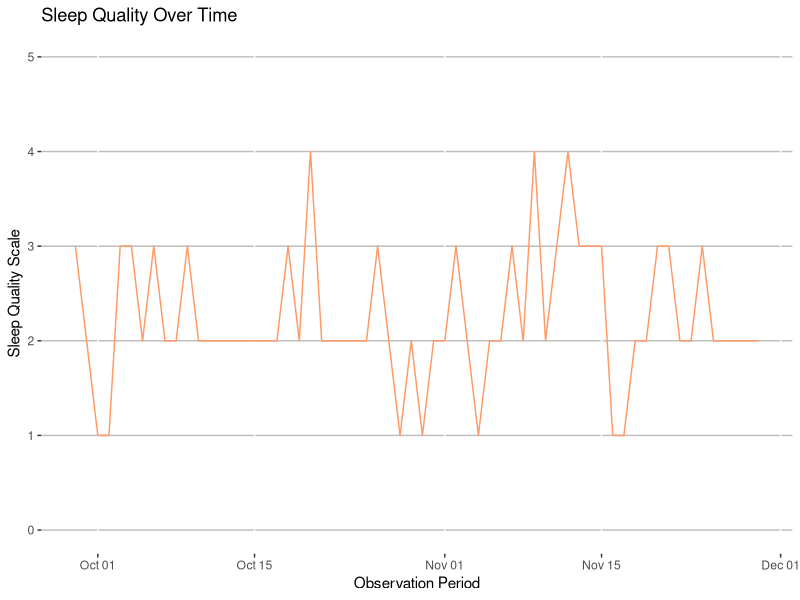
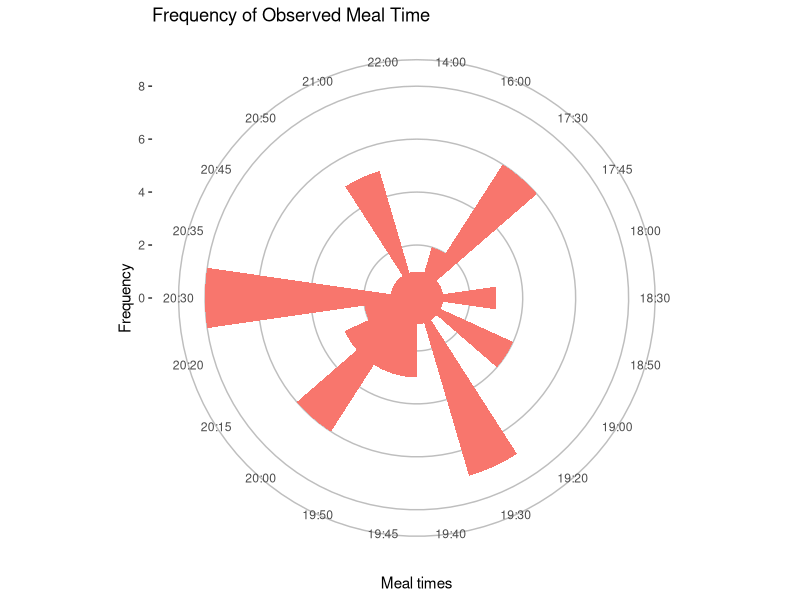
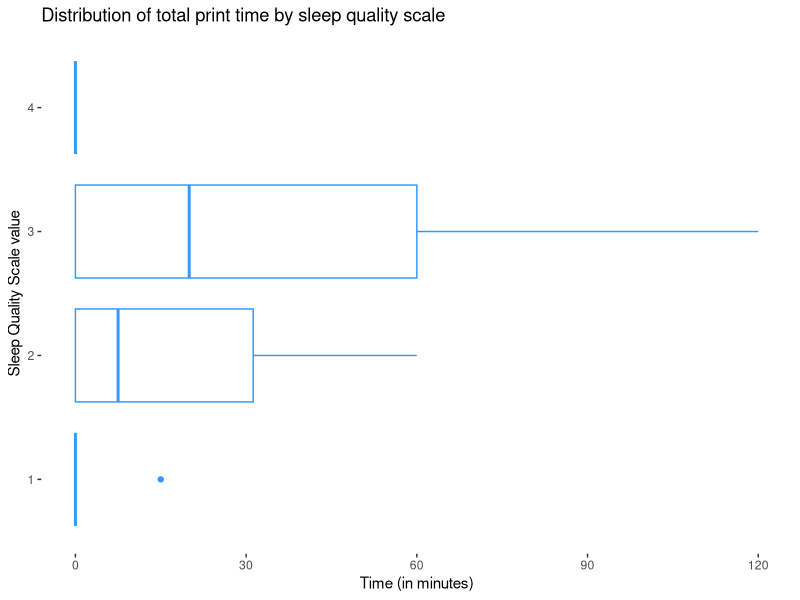
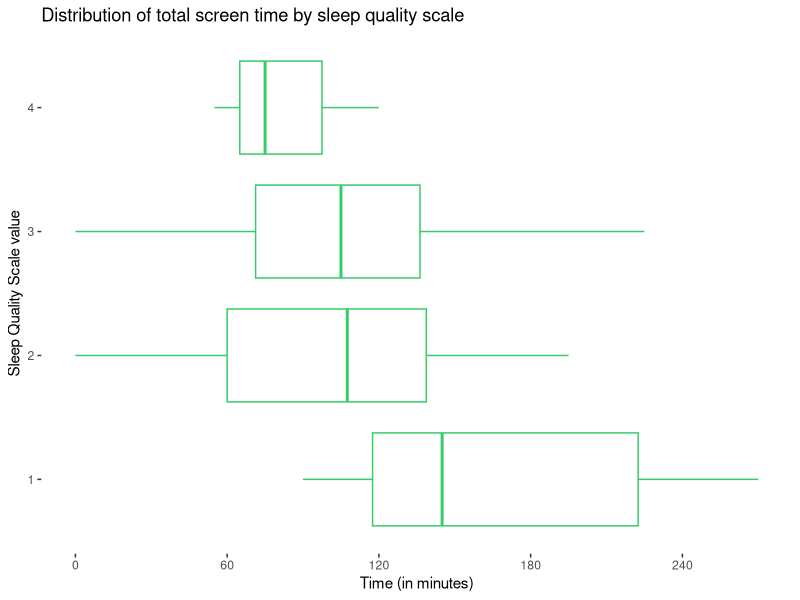
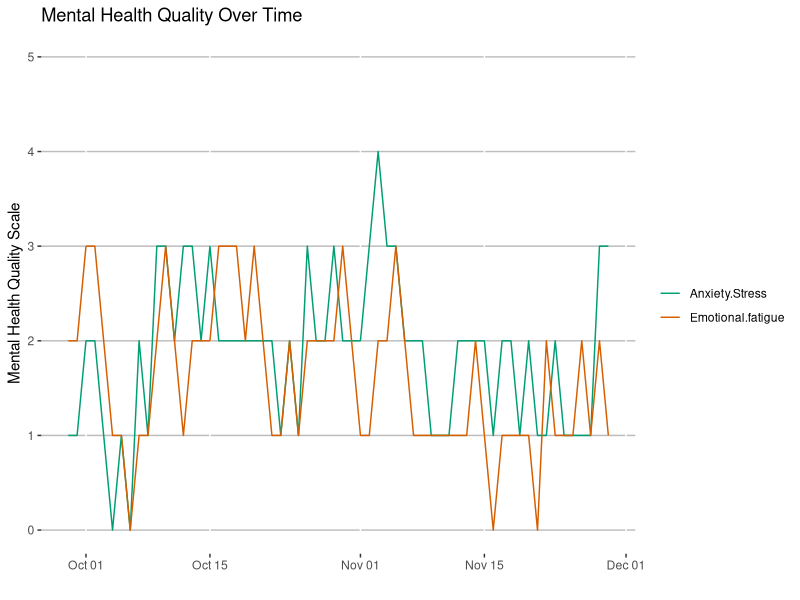
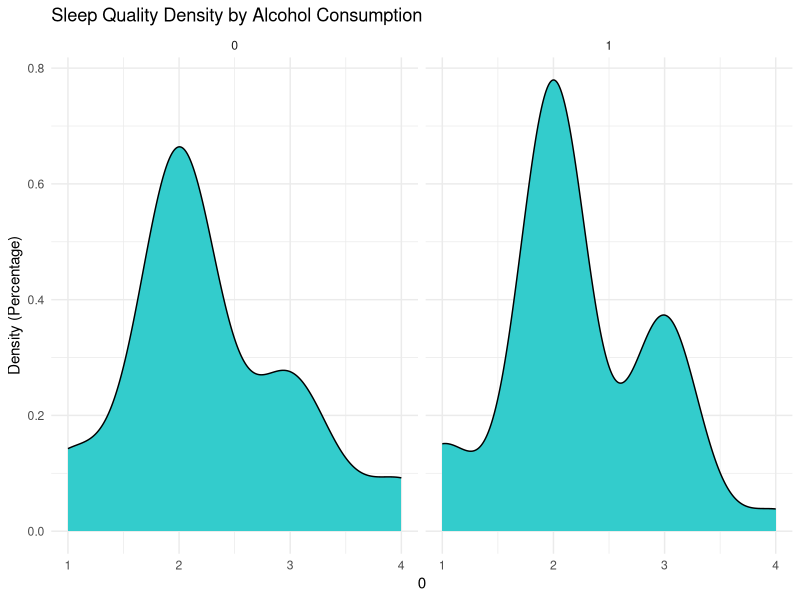

Reproduce these figures in R, in order.
# find which directory is referenced
print(getwd())

# change the directory so we can use the csv
setwd("/Users/zack/dat203_ccac/visualize_yourself/factor_tracker/")

sleep_data <- na.omit(read.csv("factor_tracker_v3.csv"))
head(sleep_data)


#install.packages("lubridate")
#install.packages("ggpubr")

library(ggplot2)
library(ggpubr)
library(lubridate)

sleep_data$Date <-  as.Date(parse_date_time(sleep_data$Date, 'ymd'))
typeof(sleep_data$Date)

ggplot() + 
  geom_line(sleep_data, mapping = aes(x = Date, y = Sleep.quality.scale, group = 1), color = "#FF9966") + 
  scale_x_date(date_minor_breaks="1 day") + 
  labs(x = 'Observation Period', y = "Sleep Quality Scale", title="Sleep Quality Over Time") + 
  theme(panel.background = element_rect(fill = "white")) +
  theme(panel.grid.major.y = element_line(color="grey")) +
  scale_y_continuous(limits = c(0,5))

# creating a new series of total screen time
sleep_data$total.screen.time <- rowSums(sleep_data[,2:4], na.rm = TRUE)

# creating a new series of total print time
sleep_data$total.print.time <- rowSums(sleep_data[,5:7], na.rm = TRUE)

# experimenting with shapes
ggplot(sleep_data, aes(x = Meal.times, fill="#CC99FF")) +
  geom_bar(width=1, na.rm = TRUE) + coord_polar(theta = 'x') +
  theme(legend.position="none") +
  labs(x = "Meal times", y = "Frequency", title = "Frequency of Observed Meal Time") +
  theme(panel.background = element_rect(fill = "#FFFFFF")) +
  theme(panel.grid.major.y = element_line(color="grey"))

#tail(sleep_data)

ggplot() + 
  geom_boxplot(sleep_data, mapping = aes(x = total.print.time, y = as.character(Sleep.quality.scale)), color="#3399FF", show.legend = FALSE) +
  labs(y = "Sleep Quality Scale value", x = "Time (in minutes)") +
  labs(title = "Distribution of total print time by sleep quality scale") +
  theme(panel.background = element_rect(fill = "white")) + #xlim(0, 210) +
  scale_x_continuous(breaks = c(0, 30, 60, 90, 120, 150, 180))

ggplot() + 
  geom_boxplot(sleep_data, mapping = aes(x = total.screen.time, y = as.character(Sleep.quality.scale)), color="#33CC66", show.legend = FALSE) +
  labs(y = "Sleep Quality Scale value", x = "Time (in minutes)") +
  labs(title = "Distribution of total screen time by sleep quality scale") +
  theme(panel.background = element_rect(fill = "white")) + #xlim(0, 300) + 
  scale_x_continuous(breaks = c(0, 60, 120, 180, 240, 300))

ggplot(data = sleep_data, mapping = aes(x = Date)) + 
  geom_line(aes(y = Anxiety.Stress, colour = "Anxiety.Stress")) +
  geom_line(aes(y = Emotional.fatigue, colour = "Emotional.fatigue")) +
  scale_colour_manual("", 
                      values = c("Anxiety.Stress"="#009E73", "Emotional.fatigue"="#D55E00")) +
  scale_x_date(date_minor_breaks="1 day") + 
  scale_y_continuous(limits = c(0,5)) +
  labs(x = '', y = "Mental Health Quality Scale", title="Mental Health Quality Over Time") + 
  theme(panel.background = element_rect(fill = "white")) +
  theme(panel.grid.major.y = element_line(color="grey"))

ggplot(data = sleep_data) + geom_density(aes(x=Sleep.quality.scale), fill="#33CCCC") +
  facet_wrap(~Alcohol, nrow = 1) +
  scale_x_continuous(c(0,1,2,3,4,5)) +
  #scale_y_continuous(c(0,1)) +
  labs(x = "", y = "Density (Percentage)") +
  labs(title = "Sleep Quality Density by Alcohol Consumption") +
  theme(panel.background = element_rect(fill = "white")) + theme_minimal()
